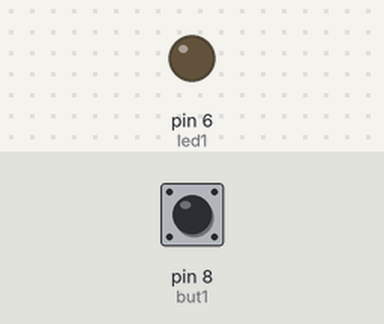
A sketch run on a simulated Arduino Uno, built with avr-gcc and run on an emulated ATmega328P. On the bench: output pins drawn as LEDs (lit = HIGH). The inputs (shaded band) are chosen by the test bench; at power-on: pin 8 (but1) LOW.

Above: at 1.2 s.
1.3 s: pin 8 (but1) pulled HIGH for 0.15 s
At 2.3 s:
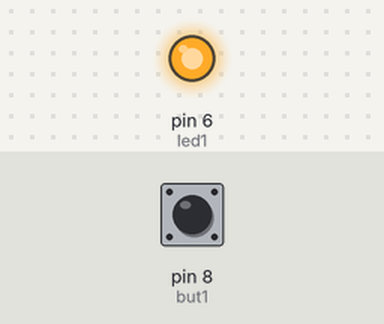
2.9 s: pin 8 (but1) pulled HIGH for 1 s
At 4.8 s:
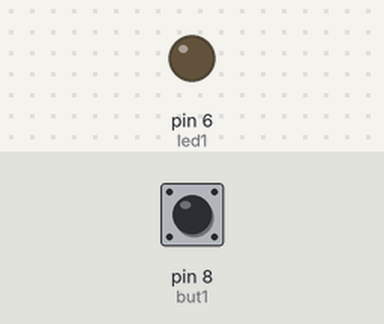
5.4 s: pin 8 (but1) pulled HIGH for 3.2 s
At 9.5 s:
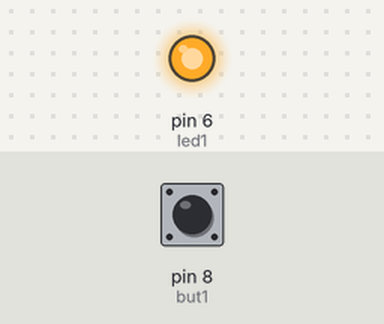
Timing chart, 0 to 11.0 s (numbered marks = the images above; inputs shaded):
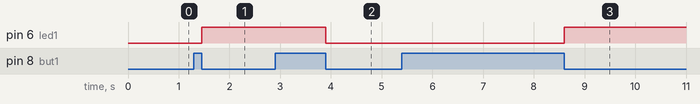

Measured:
- after the input at 1.3 s, pin 6 (led1): LOW → HIGH after 0.15 s
- after the input at 2.9 s, pin 6 (led1): HIGH → LOW after 1.0 s
- after the input at 5.4 s, pin 6 (led1): LOW → HIGH after 3.2 s

The sketch:

ledToglle.ino
```cpp
int but1=8;
int led1=6;
void setup()
{
  pinMode (but1,INPUT);
  pinMode (led1,OUTPUT);
}
int butpressed=0;
void loop()
{   if(digitalRead(but1)==HIGH)
      {
        if(butpressed==1)
        butpressed=0;
        else
        butpressed=1;
        while(digitalRead(but1)==HIGH);
        }
    if(butpressed==1)
    {
      digitalWrite (led1,HIGH);
     }else
    {
     digitalWrite(led1,LOW);
    }
  }
```
